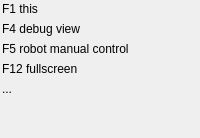
    <widget class="QWidget" name="verticalLayout_help_" native="true">
     <property name="visible">
      <bool>false</bool>
     </property>
     <layout class="QVBoxLayout" name="verticalLayout_help">
      <property name="leftMargin">
       <number>2</number>
      </property>
      <property name="topMargin">
       <number>2</number>
      </property>
      <property name="rightMargin">
       <number>2</number>
      </property>
      <property name="bottomMargin">
       <number>2</number>
      </property>
      <item>
       <widget class="QLabel" name="verticalLayout_help_label_1">
        <property name="text">
         <string>F1 this</string>
        </property>
       </widget>
      </item>
      <item>
       <widget class="QLabel" name="verticalLayout_help_label_2">
        <property name="text">
         <string>F4 debug view</string>
        </property>
       </widget>
      </item>
      <item>
       <widget class="QLabel" name="verticalLayout_help_label_2">
        <property name="text">
         <string>F5 robot manual control</string>
        </property>
       </widget>
      </item>
      <item>
       <widget class="QLabel" name="verticalLayout_help_label_3">
        <property name="text">
         <string>F12 fullscreen</string>
        </property>
       </widget>
      </item>
      <item>
       <widget class="QLabel" name="verticalLayout_help_label_4">
        <property name="text">
         <string>...</string>
        </property>
       </widget>
      </item>
      <item>
       <spacer name="verticalSpacer">
        <property name="orientation">
         <enum>Qt::Vertical</enum>
        </property>
        <property name="sizeHint" stdset="0">
         <size>
          <width>20</width>
          <height>40</height>
         </size>
        </property>
       </spacer>
      </item>
     </layout>
    </widget>
